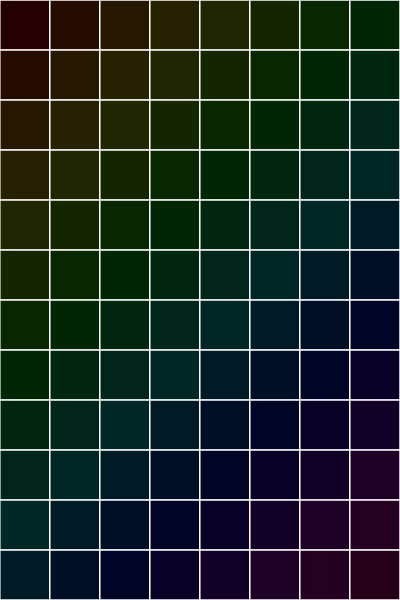
Frame 1 (no input)
Frame 60 (no input): identical to frame 1, image omitted
Frame 120 (the mouse pressed at the canvas centre since frame 60): identical to frame 1, image omitted

The p5.js sketch that drew this single still picture (run headless with seeded random() and noise() and a simulated clock; from frame 60 on, the mouse is pressed at the canvas centre):

// p5.js sketch
// ── sketch.js
let blockSize;
let grid = [
	[0, 0, 0, 0, 0, 0, 0, 0],
	[0, 0, 0, 0, 0, 0, 0, 0],
	[0, 0, 0, 0, 0, 0, 0, 0],
	[0, 0, 0, 0, 0, 0, 0, 0],
	[0, 0, 0, 0, 0, 0, 0, 0],
	[0, 0, 0, 0, 0, 0, 0, 0],
	[0, 0, 0, 0, 0, 0, 0, 0],
	[0, 0, 0, 0, 0, 0, 0, 0],
	[0, 0, 0, 0, 0, 0, 0, 0],
	[0, 0, 0, 0, 0, 0, 0, 0],
	[0, 0, 0, 0, 0, 0, 0, 0],
	[0, 0, 0, 0, 0, 0, 0, 0],
];
let gw = 8;
let gh = 12;

function setup(){
	createCanvas(400, 600);
	blockSize = width / 8;
	colorMode(HSB);
	stroke(255);
}

function draw(){
	background(0);
	fillGrid();
	drawEmptyGrid();
}

function drawEmptyGrid(){
	for(let i = height; i >= 0; i -= blockSize){
		line(0, i, width, i);
	}
	for(let i = 0; i <= width; i += blockSize){
		line(i, 0, i, height);
	}
}

function fillGrid(){
	for(let i = 0; i < gh; i++){
		for(let j = 0; j < gw; j++){
			let c;
			if (grid[i][j] == 1) {
				c = getColor(i, j);
			} else {
				c = getColor(i, j, 15);
			}
			fill(c);
			printBlock(i,j);
		}
	}
}

function getColor(i, j, b = 100){
	return color(map(i + j, 0, gw + gh, 0, 360), 100, b);
}

function printBlock(i, j){
	let x = j * blockSize;
	let y = i * blockSize;
	rect(x, y, blockSize);
}

// ── slider.js
class Slider{
	constructor(){
		this.x = 0;
		this.y = gh - 1;
		this.width = 4
		this.dir = 'r'
	}

	draw(){
		for(let i = 0; i < this.width; i++){
			fill(getColor(this.y, this.x + i, 80));
			drawBlock(this.y, this.x + i)
		}
	}

	update(){
		if(this.dir == 'r'){
			this.x += 1;
			if(this.x + this.width > gw){
				this.x -= 1;
				this.dir = 'l'
			}
		} else if(this.dir === 'l'){
			this.x -= 1;
			if(this.x < 0){
				this.x += 1;
				this.dir = 'r';
			}
		}
	}

	drop(){
		for(let i = 0; i < this.width; i++){
			grid[this.y][this.x + i] = 1
		}
		if(this.y % 3 == 0){
			speed -= 1;
		}
		this.y -= 1;
		this.x = 0;
	}
}

// ── styles.css
body{
	background: black;
}

canvas{
	padding: 0;
	margin: auto;
	display: block;
	position: absolute;
	top: 0;
	bottom: 0;
	left: 0;
	right: 0;
}
